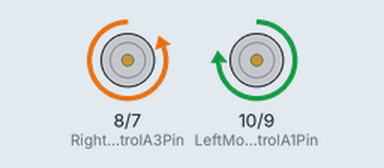
Bench run of a sketch on a simulated Arduino Uno, built with avr-gcc and run on an emulated ATmega328P. Parts: motor-driver pin pairs drawn as motors (green arrow = first pin HIGH = forward, orange = second pin HIGH = backward, longer = more drive, scaled by the enable pin).

Above: at 1.5 s.
At 6.0 s:
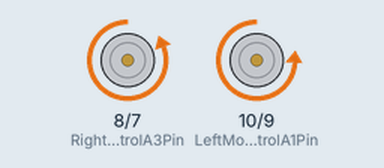
Timing chart, 0 to 10.4 s (numbered marks = the images above):
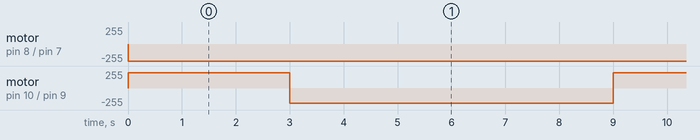

The sketch:

Lab4-2.ino
```cpp
// Name the pins used with the H bridge
const int LeftMotorSpeedPin = 5;
const int LeftMotorControlA1Pin = 10;
const int LeftMotorControlA2Pin = 9;

const int RightMotorSpeedPin = 6;
const int RightMotorControlA3Pin = 8;
const int RightMotorControlA4Pin = 7;

int leftMotorBias = 230;
int rightMotorBias = 255;

int LeftMotorSpeed; // PWM values from 0 to 255
int RightMotorSpeed;

enum motorType {LEFT_MOTOR, RIGHT_MOTOR};
enum controlType {CW, CCW, STOP, COAST};

//Function initializes the H-bridge:  sets the digital pins as output
void hBridgeInit (void) {
  pinMode(LeftMotorSpeedPin, OUTPUT);
  pinMode(LeftMotorControlA1Pin, OUTPUT);
  pinMode(LeftMotorControlA2Pin, OUTPUT);
  pinMode(RightMotorSpeedPin, OUTPUT);
  pinMode(RightMotorControlA3Pin, OUTPUT);
  pinMode(RightMotorControlA4Pin, OUTPUT);
}

// Function to control the specified left or right motor
void hBridge (motorType motor, controlType control) {
  switch (motor) {
    case LEFT_MOTOR:
      switch (control) {
        case CW:
          // set the Left Motor CW
          digitalWrite(LeftMotorControlA1Pin, LOW);   // sets the Left Motor CW
          digitalWrite(LeftMotorControlA2Pin, HIGH);
          break;
        case CCW:
          // set the Left Motor CCW
          digitalWrite(LeftMotorControlA1Pin, HIGH);   // sets the Left Motor CCW
          digitalWrite(LeftMotorControlA2Pin, LOW);
          break;
        case STOP:
          // set the Left Motor stop
          analogWrite(LeftMotorSpeedPin, leftMotorBias);        // set Left Motor enable high for braking
          digitalWrite(LeftMotorControlA1Pin, LOW);
          digitalWrite(LeftMotorControlA2Pin, LOW);
          break;
        case COAST:
          // set Left Motor Speed to 0 for coast.  Control pins are don't care
          analogWrite(LeftMotorSpeedPin, 0);
          break;
        default:
          // Should never get here
          break;
      }
    case RIGHT_MOTOR:
     /* Your code here for right motor */
     switch(control) {
      case CW:
        digitalWrite(RightMotorControlA3Pin, LOW);
        digitalWrite(RightMotorControlA4Pin, HIGH);
        break;
      case CCW:
        digitalWrite(RightMotorControlA3Pin, HIGH);
        digitalWrite(RightMotorControlA4Pin, LOW);
        break;
      case STOP:
        analogWrite(RightMotorSpeedPin, rightMotorBias);
        digitalWrite(RightMotorControlA3Pin, LOW);
        digitalWrite(RightMotorControlA4Pin, LOW);
        break;
      case COAST:
        analogWrite(RightMotorSpeedPin, 0);
        break;
      default:
        // Dun goofed my dude
        break;
     }
     break;
    default:
     break;
  }
}

void setup() {
  // put your setup code here, to run once:
  hBridgeInit();

  LeftMotorSpeed = 230;    // Initial speed
  RightMotorSpeed = 255;  // Initial speed

  hBridge(LEFT_MOTOR, CW);
  hBridge(RIGHT_MOTOR, CW);

  // set initial Left Motor Speed
  analogWrite(LeftMotorSpeedPin, LeftMotorSpeed);
  // set initial Right Motor Speed
  analogWrite(RightMotorSpeedPin, RightMotorSpeed);
}

void loop() {
  /* Your code here to control the robot in a timed path including forward and reverse */
 spinLeft();
 delay(3000);
 spinRight();
 delay(3000);
 forward();
 delay(3000);
}

void spinLeft() {
  hBridge(LEFT_MOTOR, CCW);
  hBridge(RIGHT_MOTOR, CW);
}

void spinRight() {
  hBridge(RIGHT_MOTOR, CCW);
  hBridge(LEFT_MOTOR, CW);
}

void forward() {
  hBridge(RIGHT_MOTOR, CW);
  hBridge(LEFT_MOTOR, CW);
}
```

Measured:
- by itself, motor on pin 8 (RightMotorControlA3Pin) / pin 7 (RightMotorControlA4Pin): stopped → backward 255/255 at 0.00 s
- by itself, motor on pin 10 (LeftMotorControlA1Pin) / pin 9 (LeftMotorControlA2Pin): alternates forward 230/255 for 3.0 s and backward 230/255 for 6.0 s
